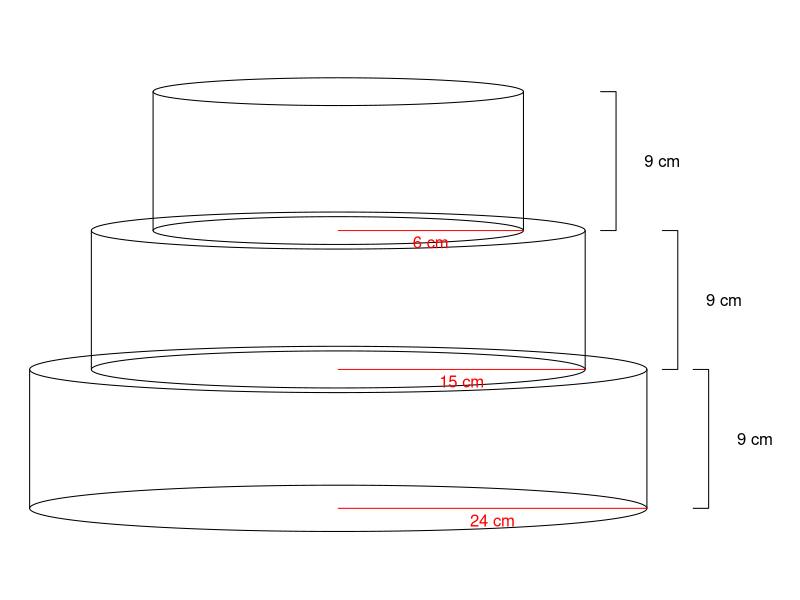

Here is the R script that generated this plot:
## ---- chunk 1

# This needs to highlight individual areas to help visualize...
# It also might be fun to have the solution actually find all three of the top areas

options(scipen=99)
h = sample(8:20,1)
r1 = sample(6:15,1)
rstep = sample(4:10,1)
r2 = r1+rstep
r3 = r2+rstep

v1 = signif(pi*r1^2*h,5)
v2 = signif(pi*r2^2*h,5)
v3 = signif(pi*r3^2*h,5)
V = signif(sum(c(v1,v2,v3)),3)

atop = signif(pi*r3^2,4)
la1 = signif(h*2*pi*r1,4)
la2 = signif(h*2*pi*r2,4)
la3 = signif(h*2*pi*r3,4)
A = signif(sum(c(atop,la1,la2,la3)),3)

rho = round(runif(1,0.3,0.9),2)

mass = V*rho

extol = A/100

## ---- chunk 2
par(mar=c(0,0,0,0))
plot(0,0,"n",axes=F,ann=F,xlim=c(-1,1.4),ylim=c(-1.2,1.2))
th = seq(0,2*pi,pi/100)
lines(cos(th),0.1*sin(th)-0.9)
lines(cos(th),0.1*sin(th)-0.3)
lines(c(-1,-1),c(-0.9,-0.3))
lines(c(1,1),c(-0.9,-0.3))
lines(c(0,1),c(-0.9,-0.9),col="red")
text(0.5,-0.95,paste0(r3," cm"),col="red")

lines(0.8*cos(th),0.8*0.1*sin(th)-0.3)
lines(0.8*cos(th),0.8*0.1*sin(th)+0.3)
lines(c(-0.8,-0.8),c(-0.3,0.3))
lines(c(0.8,0.8),c(-0.3,0.3))
lines(c(0,0.8),c(-0.3,-0.3),col="red")
text(0.4,-0.35,paste0(r2," cm"),col="red")

lines(0.6*cos(th),0.6*0.1*sin(th)+0.3)
lines(0.6*cos(th),0.6*0.1*sin(th)+0.9)
lines(c(-0.6,-0.6),c(0.3,0.9))
lines(c(0.6,0.6),c(0.3,0.9))
lines(c(0,0.6),c(0.3,0.3),col="red")
text(0.3,0.25,paste0(r1," cm"),col="red")

lines(c(1.05,1.1,1.1,1.05)-0.2,c(0.3,0.3,0.9,0.9))
text(1.05,0.6,paste0(h," cm"))

lines(c(1.05,1.1,1.1,1.05),c(-0.3,-0.3,0.3,0.3))
text(1.05+0.2,0,paste0(h," cm"))

lines(c(1.05,1.1,1.1,1.05)+0.1,c(-0.3,-0.3,-0.9,-0.9))
text(1.05+0.3,-0.6,paste0(h," cm"))
